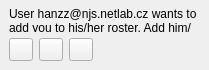
<ui version="4.0" >
 <class>subscriptionwidget</class>
 <widget class="QWidget" name="subscriptionwidget" >
  <property name="geometry" >
   <rect>
    <x>0</x>
    <y>0</y>
    <width>209</width>
    <height>70</height>
   </rect>
  </property>
  <property name="minimumSize" >
   <size>
    <width>0</width>
    <height>70</height>
   </size>
  </property>
  <property name="windowTitle" >
   <string>Form</string>
  </property>
  <layout class="QGridLayout" >
   <property name="margin" >
    <number>9</number>
   </property>
   <property name="spacing" >
    <number>6</number>
   </property>
   <item row="1" column="0" >
    <layout class="QHBoxLayout" >
     <property name="margin" >
      <number>0</number>
     </property>
     <property name="spacing" >
      <number>6</number>
     </property>
     <item>
      <widget class="QToolButton" name="add" >
       <property name="text" >
        <string/>
       </property>
      </widget>
     </item>
     <item>
      <widget class="QToolButton" name="delete" >
       <property name="text" >
        <string/>
       </property>
      </widget>
     </item>
     <item>
      <widget class="QToolButton" name="vcard" >
       <property name="text" >
        <string/>
       </property>
      </widget>
     </item>
    </layout>
   </item>
   <item row="1" column="1" >
    <spacer>
     <property name="orientation" >
      <enum>Qt::Horizontal</enum>
     </property>
     <property name="sizeHint" >
      <size>
       <width>41</width>
       <height>20</height>
      </size>
     </property>
    </spacer>
   </item>
   <item row="0" column="0" colspan="2" >
    <widget class="QLabel" name="text" >
     <property name="text" >
      <string>User hanzz@njs.netlab.cz wants to add you to his/her roster. Add him/her?</string>
     </property>
     <property name="wordWrap" >
      <bool>true</bool>
     </property>
    </widget>
   </item>
  </layout>
 </widget>
 <resources/>
 <connections/>
</ui>
